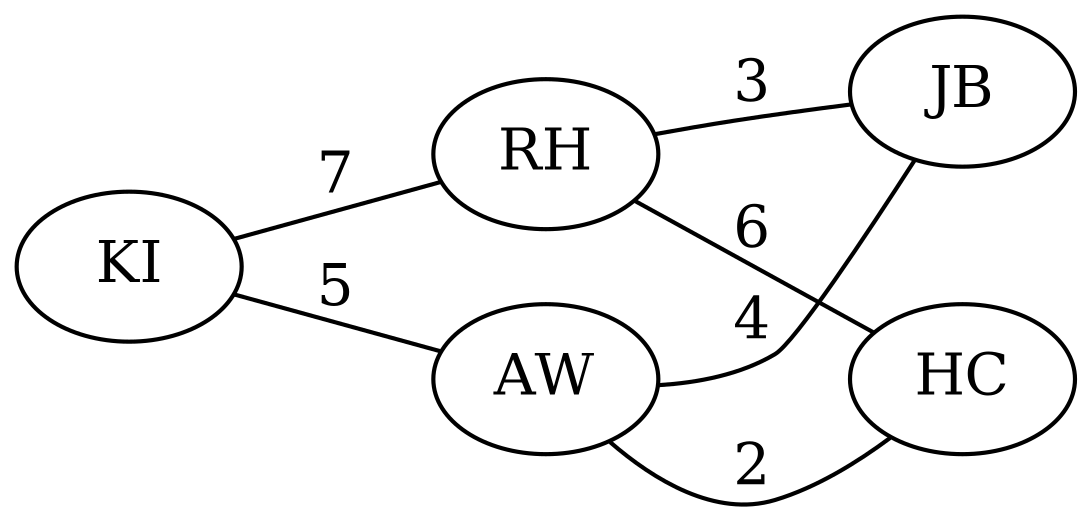

Write the Python code that produced this figure.
import graphviz

# Define the Graphviz graph
dot = graphviz.Graph(format="png")
dot.attr(dpi="300", rankdir="LR")


# Define edges with weights
edges = [
    ("KI", "RH", 7),
    ("KI", "AW", 5),
    ("RH", "JB", 3),
    ("RH", "HC", 6),
    ("AW", "JB", 4),
    ("AW", "HC", 2),
]

# Add nodes and edges
for u, v, w in edges:
    dot.edge(u, v, label=str(w))

# Set the graph size to double its default size
dot.attr(size="32,32")  # Default size is 8, so double it

# Render and save the graph as PNG
output_filename = "graph"
dot.render(output_filename)

print(f"Graph saved as {output_filename}.png")
